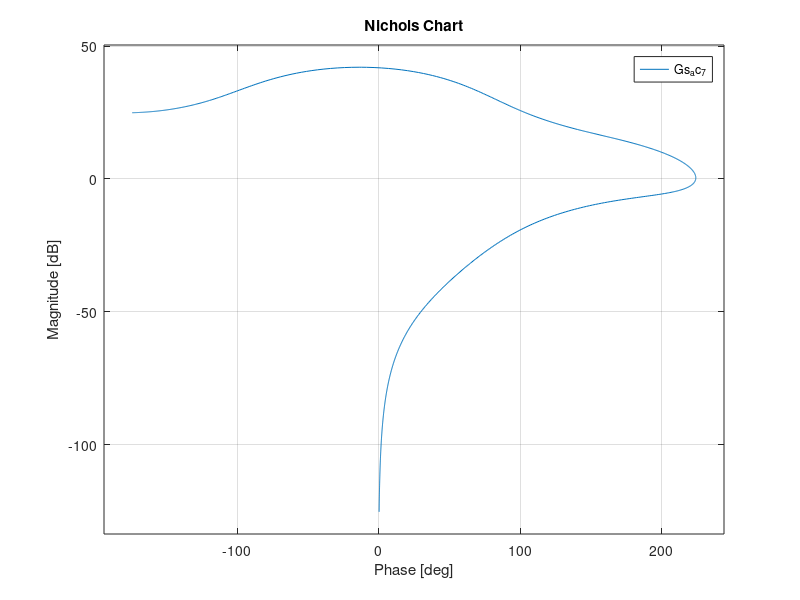

This chart was generated by the following MATLAB code: (Note: this script raises an error after producing the figure.)
clear;clc;close all

%% Example : Draw Fig. 16 Nichols chart: open-loop frequency response q∕qc 
% 2025, Rodrigues et al, CEAS Aeronautical Journal (2026), 
% "Conditional integrator sliding mode control to reduce susceptibility 
% to pilot‑induced oscillations"

num_claw_7 = [5.21, -273.7855, -1425.456, -700.224];
den_claw_7 = [1, 21.36, 545.6, 605.7, 0];
Gs_claw_7 = tf(num_claw_7, den_claw_7);

num_ldynac_7 = [-10.524, -16.8384, -0.6209, 0];
den_ldynac_7 = [1, 2.35, -5.31, 0.184, -0.041];
Gs_ldynac_7 = tf(num_ldynac_7, den_ldynac_7);

Gs_ac_7 = Gs_claw_7*Gs_ldynac_7; % TF of the open-loop by q / q_c.

pick_cursor_magnitude_olop = 2.0629; % omega_OLOP Magnitude in dB
pick_cursor_phase_olop = -136.6216; % omega_OLOP in degrees

figure(1);
nichols(Gs_ac_7);
opts = nicholsoptions;
opts.PhaseMatching      = 'on';
opts.PhaseMatchingFreq  = 1;        % rad/s
opts.PhaseMatchingValue = -180;     % anchor phase at that frequency
nicholsplot(Gs_ac_7, opts); 
hold on
xline(-180, '--'); % in degrees0
yline(0, '--'); % in dBs
hold on
plot(pick_cursor_phase_olop, pick_cursor_magnitude_olop,'rp', 'MarkerSize', 15, 'MarkerFaceColor', 'r');
hold on
text(pick_cursor_phase_olop + 5, pick_cursor_magnitude_olop, '\omega_{OLOP} = 5.1', 'Color', 'red', 'FontWeight', 'bold', 'FontSize', 12);
%
grid on
xlim([-300 -50]);
ylim([-20 15]);
